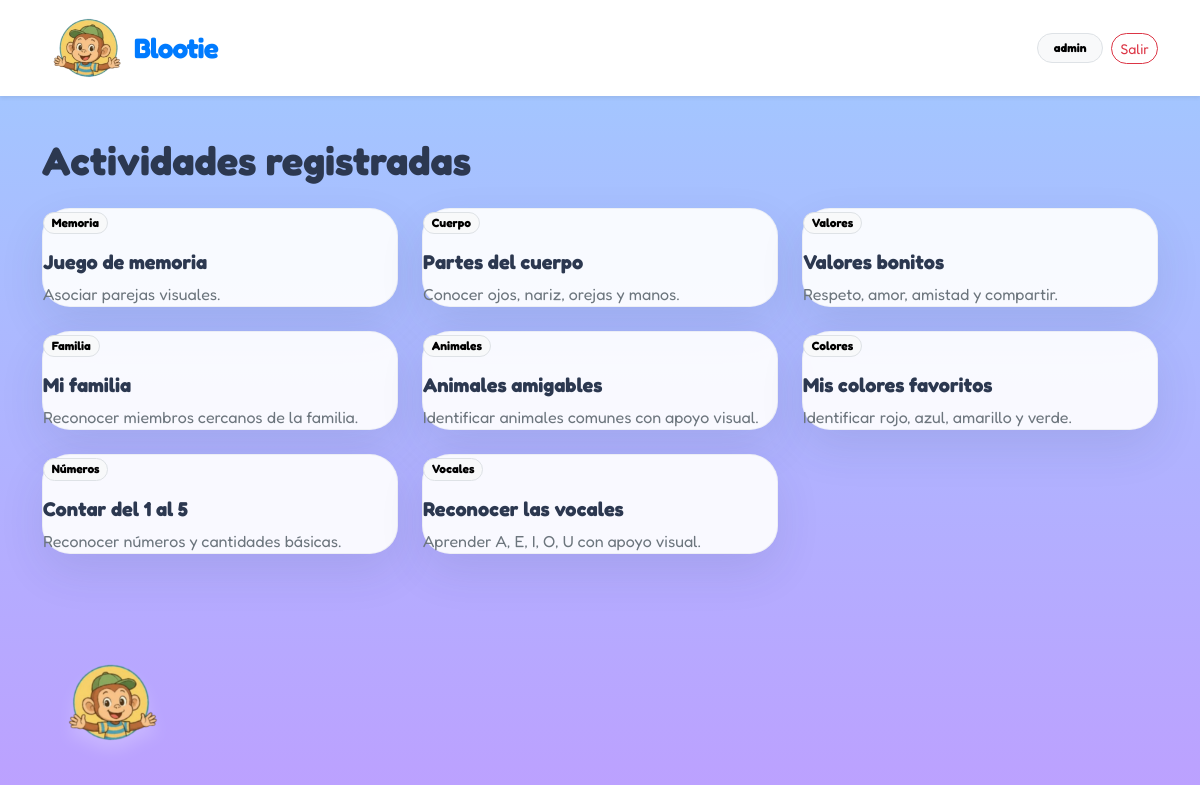
Screenshot of /admin-panel/actividades/ (signed in) with the database file from the repository.
### blootie_app/models.py (models this page shows, shortened)
class Actividad(models.Model):
    TIPO_CHOICES = [
        ('vocales', 'Vocales'),
        ('numeros', 'Números'),
        ('colores', 'Colores'),
        ('animales', 'Animales'),
        ('familia', 'Familia'),
        ('valores', 'Valores'),
        ('cuerpo', 'Cuerpo'),
        ('memoria', 'Memoria'),
    ]
    titulo = models.CharField(max_length=120)
    tipo = models.CharField(max_length=30, choices=TIPO_CHOICES)
    descripcion = models.TextField(blank=True)
    icono = models.CharField(max_length=10, blank=True, default='⭐')
    fecha_creacion = models.DateTimeField(auto_now_add=True)
    creado_por = models.ForeignKey(
        User,
        on_delete=models.CASCADE,
        null=True,
        blank=True,
        related_name='actividades_creadas'
    )

### blootie_app/views.py (the view)
# urls.py: path('admin-panel/actividades/', views.admin_activities, name='admin_activities'),
@login_required
def admin_activities(request):
    if not require_role(request.user, ['admin']):
        return HttpResponseForbidden('Acceso denegado.')
    return render(request, 'admin/activities.html', {'actividades': Actividad.objects.all().order_by('-id')})

### blootie_app/views.py (called while the page is built, shortened)
def require_role(user, allowed):
    if user.is_superuser:
        return True

### templates/admin/activities.html
{% extends 'base.html' %}
{% block content %}
<div class="container py-4"><h1 class="fw-bold mb-4">Actividades registradas</h1><div class="row g-4">{% for a in actividades %}<div class="col-md-6 col-xl-4"><div class="panel-card h-100"><span class="badge rounded-pill text-bg-light border mb-3">{{ a.get_tipo_display }}</span><h5 class="fw-bold">{{ a.titulo }}</h5><p class="text-secondary mb-0">{{ a.descripcion }}</p></div></div>{% endfor %}</div></div>
{% endblock %}

### templates/base.html (shortened to what this page needs)
{% load static %}
<!doctype html>
<html lang="es">
<head>
  <link href="https://cdn.jsdelivr.net/npm/bootstrap@5.3.3/dist/css/bootstrap.min.css" rel="stylesheet">
  <link href="https://cdn.jsdelivr.net/npm/bootstrap-icons@1.11.3/font/bootstrap-icons.css" rel="stylesheet">
  <link rel="stylesheet" href="{% static 'css/app.css' %}">
  <link rel="stylesheet" href="https://cdn.jsdelivr.net/npm/bootstrap-icons@1.11.3/font/bootstrap-icons.min.css">
</head>
<body>
<nav class="navbar navbar-expand-lg navbar-light bg-white shadow-sm sticky-top">
  <div class="container">
    <a class="navbar-brand fw-bold d-flex align-items-center gap-2" href="{% url 'home' %}" style="color: #007bff;">
      <img src="{% static 'img/logo_blootie.png' %}" alt="Logo Blootie" style="max-height: 70px; width: auto;">
      <span class="fs-3" style="letter-spacing: -1px;">Blootie</span>
    </a>
    <div class="ms-auto d-flex align-items-center gap-2 flex-wrap">
      {% if request.user.is_authenticated %}
      <span class="badge rounded-pill text-bg-light border px-3 py-2">{{ request.user.username }}</span>
      <a class="btn btn-sm btn-outline-danger rounded-pill" href="{% url 'logout' %}">Salir</a>
      {% else %}
      <a class="btn btn-sm btn-primary rounded-pill px-4" href="{% url 'login' %}">Entrar</a>
      {% endif %}
    </div>
  </div>
</nav>
{% block content %}{% endblock %}
<div id="blootie-world">
    <div id="blootie-character" class="blootie-sprite" onclick="interactWithMico()">
        <div class="mico-container walking-animation">
            <img src="{% static 'img/logo_blootie.png' %}" class="mico-avatar" alt="Blootie">
        </div>
    </div>
</div>
</body>
</html>

### static/css/app.css (style rules this page uses)
html, body, h1, h2, h3, h4, h5, h6, p, a, span, button { font-family: 'Fredoka', sans-serif !important; }
body { background: radial-gradient(circle at top left, rgba(255, 152, 203, .28), transparent 18%), radial-gradient(circle at top right, rgba(111, 197, 255, .25), transparent 22%), linear-gradient(180deg, #fffdf7 0%, #f7fbff 55%, #fff8fd 100%); min-height: 100vh; color: #2c3850; margin: 0; padding: 0; font-family: 'Poppins', sans-serif; }
.hero-panel, .auth-panel, .panel-card, .showcase-card, .lesson-shell, .module-tile, .stat-box { background: rgba(255, 255, 255, .92); border: 1px solid rgba(30, 41, 59, .05); box-shadow: 0 18px 45px rgba(37, 54, 88, .10); border-radius: 28px; }
body { margin: 0; padding: 0; }
body { margin: 0; padding: 0; font-family: 'Poppins', sans-serif; background: linear-gradient( rgba(120, 180, 255, 0.7), rgba(160, 120, 255, 0.7) ), url('/static/img/fondo_blootie.png'); background-size: cover; background-position: center; background-repeat: no-repeat; }

### templates/base.html (style rules this page uses)
#blootie-world { position: fixed; bottom: 0; left: 0; width: 100%; height: 250px; z-index: 10000; pointer-events: none; overflow: visible; }
.blootie-sprite { position: absolute; bottom: 40px; left: 50%; width: 115px; height: 115px; transition: left 4s linear, transform 0.3s ease; pointer-events: auto; cursor: pointer; display: flex; flex-direction: column; align-items: center; justify-content: center; }
.mico-container { width: 110px; height: 110px; background: transparent; display: flex; align-items: center; justify-content: center; overflow: visible; }
.mico-avatar { width: 100%; height: 100%; object-fit: contain; filter: drop-shadow(0 10px 8px rgba(255, 255, 255, 0.2)); }
.walking-animation { animation: walking-bounce 0.6s ease-in-out infinite; }
.look-left { transform: scaleX(-1); }

### rows the page displays
Actividad: tipo "Memoria", titulo "Juego de memoria", descripcion "Asociar parejas visuales."
Actividad: tipo "Cuerpo", titulo "Partes del cuerpo", descripcion "Conocer ojos, nariz, orejas y manos."
Actividad: tipo "Valores", titulo "Valores bonitos", descripcion "Respeto, amor, amistad y compartir."
Actividad: tipo "Familia", titulo "Mi familia", descripcion "Reconocer miembros cercanos de la familia."
Actividad: tipo "Animales", titulo "Animales amigables", descripcion "Identificar animales comunes con apoyo visual."
Actividad: tipo "Colores", titulo "Mis colores favoritos", descripcion "Identificar rojo, azul, amarillo y verde."
Actividad: tipo "Números", titulo "Contar del 1 al 5", descripcion "Reconocer números y cantidades básicas."
Actividad: tipo "Vocales", titulo "Reconocer las vocales", descripcion "Aprender A, E, I, O, U con apoyo visual."

### other values shown
{{ request.user.username }} "admin"
